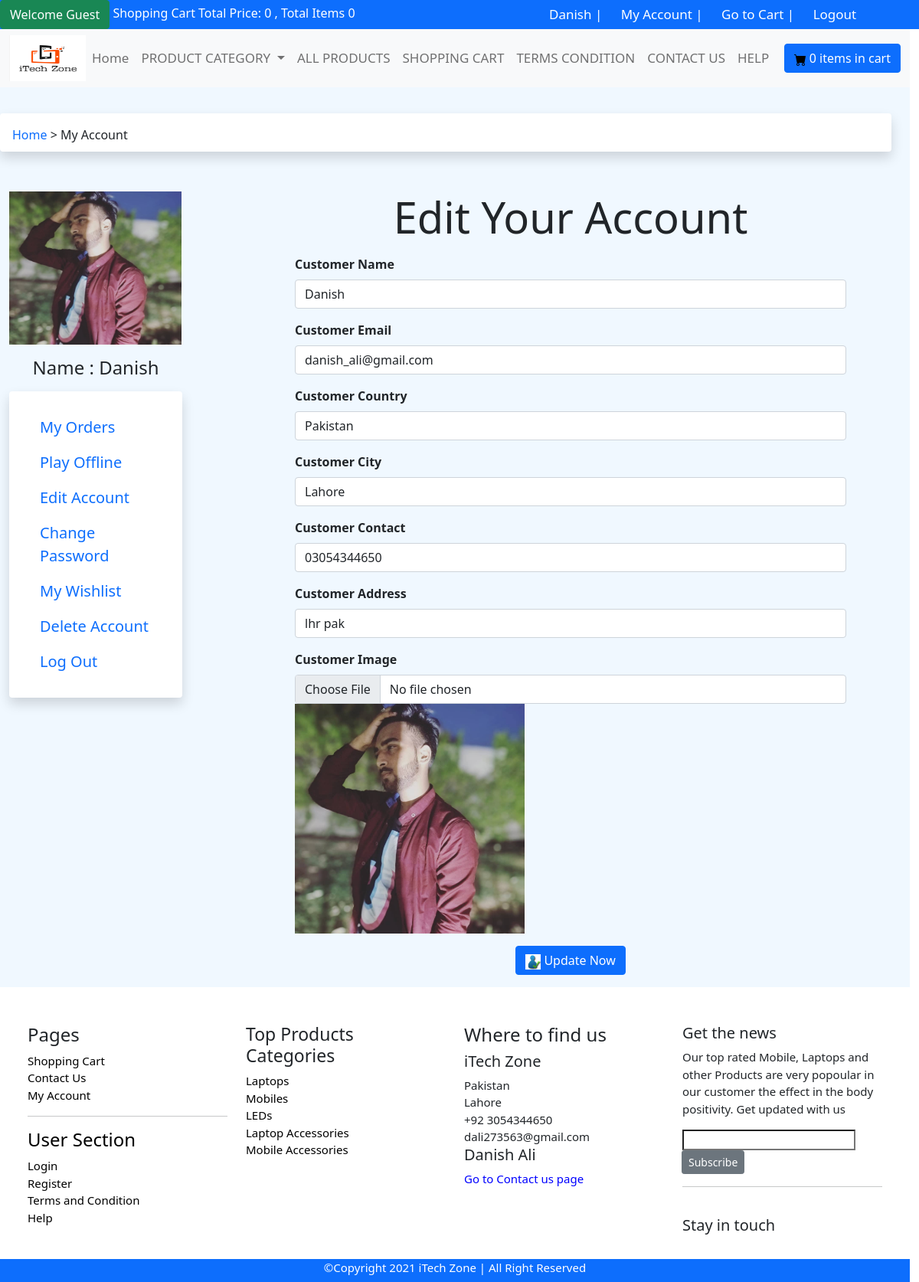
The app's page /my_account.php?edit_account (signed in) with its own data.
### tables this page shows
CREATE TABLE `logo` (
  `logo_id` int(11) NOT NULL,
  `picture` varchar(100) NOT NULL,
  `date/time` datetime NOT NULL DEFAULT current_timestamp()
);

CREATE TABLE `registration` (
  `id` int(11) NOT NULL,
  `name` varchar(20) NOT NULL,
  `email` varchar(20) NOT NULL,
  `password` varchar(35) NOT NULL,
  `country` varchar(15) NOT NULL,
  `city` varchar(15) NOT NULL,
  `contact` varchar(15) NOT NULL,
  `address` varchar(50) NOT NULL,
  `picture` varchar(60) NOT NULL,
  `date/time` datetime NOT NULL DEFAULT current_timestamp()
);

CREATE TABLE `insert_product_category` (
  `id` int(11) NOT NULL,
  `title` varchar(40) NOT NULL,
  `category` tinyint(1) NOT NULL,
  `picture` varchar(100) NOT NULL,
  `date/time` datetime NOT NULL DEFAULT current_timestamp()
);

### edit_account.php (the view, shortened to what this page needs)
<main>
    <h1 class="text-center mb-3 display-4"> <b> Edit Your Account </b> </h1>
        <form method="post" enctype='multipart/form-data'>
                <?php
                    require_once('connection.php');
                    if (isset($_GET['edit_account'])) {
                        $edit_id = $_SESSION['id'];
                        $sql = "SELECT * FROM registration WHERE id = '$edit_id' ";
                        $result = $conn->query($sql);
                        $row = $result->fetch_assoc();
                ?>
            <div class="container">
                <div class="mb-3">
                    <label for="exampleInputEmail1" class="form-label">Customer Name</label>
                    <input type="text" class="form-control" id="exampleInputEmail1" aria-describedby="emailHelp" name="name" value="<?= $row['name'] ?>">
                </div>
                <div class="mb-3">
                    <label for="exampleInputEmail12" class="form-label">Customer Email</label>
                    <input type="email" class="form-control" id="exampleInputEmail12" aria-describedby="emailHelp" name="email" value="<?= $row['email'] ?>">
                </div>
                <div class="mb-3">
                    <label for="exampleInputEmail15" class="form-label">Customer Country</label>
                    <input type="text" class="form-control" id="exampleInputEmail15" aria-describedby="emailHelp" name="country" value="<?= $row['country'] ?>">
                </div>
                <div class="mb-3">
                    <label for="exampleInputPassword16" class="form-label">Customer City</label>
                    <input type="text" class="form-control" id="exampleInputPassword16" name="city" value="<?= $row['city'] ?>">
                </div>
                <div class="mb-3">
                    <label for="exampleInputPassword17" class="form-label">Customer Contact</label>
                    <input type="text" class="form-control" id="exampleInputPassword17"   name="contact" value="<?= $row['contact'] ?>">
                </div>
                <div class="mb-3">
                    <label for="exampleInputPassword18" class="form-label">Customer Address</label>
                    <input type="text" class="form-control" id="exampleInputPassword18"  name="address" value="<?= $row['address'] ?>">
                </div>
                <div class="mb-3">
                    <label for="exampleInputPassword19" class="form-label">Customer Image</label>
                    <input type="file" class="form-control" id="exampleInputPassword19" name="picture">
                    <img src="pimages/<?= $row['picture'] ?>" alt="User Pic" height="300">
                </div>
                <?php
                    }
                ?>
                <div class="text-center">
                    <button class="btn btn-primary mb-3" name="update"> <span><img src="images/registartion icon.jpg" width="20"></span> Update Now</button>
                </div>
            </div>
        </form>
</main>

### navbar.php (shortened to what this page needs)
<?php
    require_once('connection.php');
    $sql = "SELECT * FROM logo ORDER BY logo_id DESC LIMIT 1";
    $result = $conn->query($sql);
    $row = $result->fetch_assoc();
?>
<nav class="navbar navbar-expand-lg navbar-light bg-light">
    <div class="container-fluid">
        <img src="admin/aimages/<?php echo $row['picture']; ?>" alt="product" width="100" height="60">
        <div class="collapse navbar-collapse" id="navbarSupportedContent">
            <ul class="navbar-nav me-auto mb-2 mb-lg-0">
                <li class="nav-item ">
                    <a class="nav-link" aria-current="page " href="index.php">Home</a>
                </li>
                <li class="nav-item dropdown">
                    <a class="nav-link dropdown-toggle" href="#" id="navbarDropdown" role="button"
                        data-bs-toggle="dropdown" aria-expanded="false">
                        PRODUCT CATEGORY
                    </a>
                </li>
                <li class="nav-item ">
                    <a class="nav-link" aria-current="page " href="all_products.php">ALL PRODUCTS</a>
                </li>
                <li class="nav-item ">
                    <a class="nav-link" aria-current="page " href="cart.php">SHOPPING CART</a>
                </li>
                <li class="nav-item ">
                    <a class="nav-link" aria-current="page " href="terms.php">TERMS CONDITION</a>
                </li>
                <li class="nav-item ">
                    <a class="nav-link" aria-current="page " href="contact_us.php">CONTACT US</a>
                </li>
                <li class="nav-item ">
                    <a class="nav-link" aria-current="page " href="help.php">HELP</a>
                </li>
            </ul>
            <form class="d-flex">
                <a class="btn btn-primary" href="cart.php"><span><img src="images/cart-fill.svg "alt="Cart "></span>&nbsp;<?= $count; ?> items in cart</a>
            </form>
        </div>
    </div>
</nav>

### footer.php (shortened to what this page needs)
<footer>
    <div class="container">
    <div class="row">
        <div class="col-md-3 mb-2">
            <h4>Pages</h4>
            <a href="cart.php">Shopping Cart</a> <br>
            <a href="contact_us.php">Contact Us</a> <br>
            <a href="my_account.php?my_orders">My Account</a> <br>
            <hr>
            <h4><a href="User Section">User Section</a></h4>
            <a href="login.php">Login</a> <br>
            <a href="customer_registration.php">Register</a> <br>
            <a href="terms.php">Terms and Condition</a> <br>
            <a href="help.php">Help</a> <br>
        </div>
        <div class="col-md-3 mb-2">
            <h4 style="font-size: 23px;">Top Products Categories</h4>
            <?php
                require_once('connection.php');
                $sql = "SELECT * FROM insert_product_category";
                $result = $conn->query($sql);
                while($row = $result->fetch_assoc())
            {
            ?>
                <a href="<?= $row['title']; ?>"><?= $row['title']; ?></a> <br>
            <?php
                }
            ?>
        </div>
        <div class="col-md-3 mb-2">
            <h4>Where to find us</h4>
            <h5>iTech Zone</h5>
            <span>Pakistan</span> <br>
            <span>Lahore</span> <br>
            <span>+92 3054344650</span> <br>
            <span>dali273563@gmail.com</span> <br>
            <h5>Danish Ali</h5>
            <a href="contact_us.php" style="color: blue;">Go to Contact us page</a>
        </div>
        <div class="col-md-3 mb-2">
            <h5>Get the news</h5>
            <p>Our top rated Mobile, Laptops and other Products are very popoular in our customer the effect in the body positivity. Get updated with us</p>
            <div class="input-group">
                <input type="text">
                <div class="input-group-append">
                    <button class="btn btn-secondary btn-sm">Subscribe</button>
                </div>
            </div>
            <hr>
            <br>
            <h5>Stay in touch</h5>
        </div>
    </div>
    </div>
</footer>
<footer class="my-3 mb-0 bg-primary" style="height: 30px; color: white;">
        <p class="text-center my-0">&copy;Copyright 2021 iTech Zone | All Right Reserved</p>
</footer>

### css/style.css (style rules this page uses)
* { margin: 0px; padding: 0px; }
body { width: 99%; }
nav a { color: white; text-decoration: none; padding: 2px 10px; font-size: 17px; }
main { background-color: aliceblue; }
.line a { text-decoration: none; color: black; }
label { font-weight: bold; }

### records on screen
logo: picture (picture)
registration: name "Danish", email "danish_ali@gmail.com", country "Pakistan", city "Lahore", contact "03054344650", address "lhr pak", picture (picture)
insert_product_category: title "Laptops"
insert_product_category: title "Mobiles"
insert_product_category: title "LEDs"
insert_product_category: title "Laptop Accessories"
insert_product_category: title "Mobile Accessories"

### other values on screen
$count "0"
$_SESSION['name'] "Danish"
$location "My Account"
